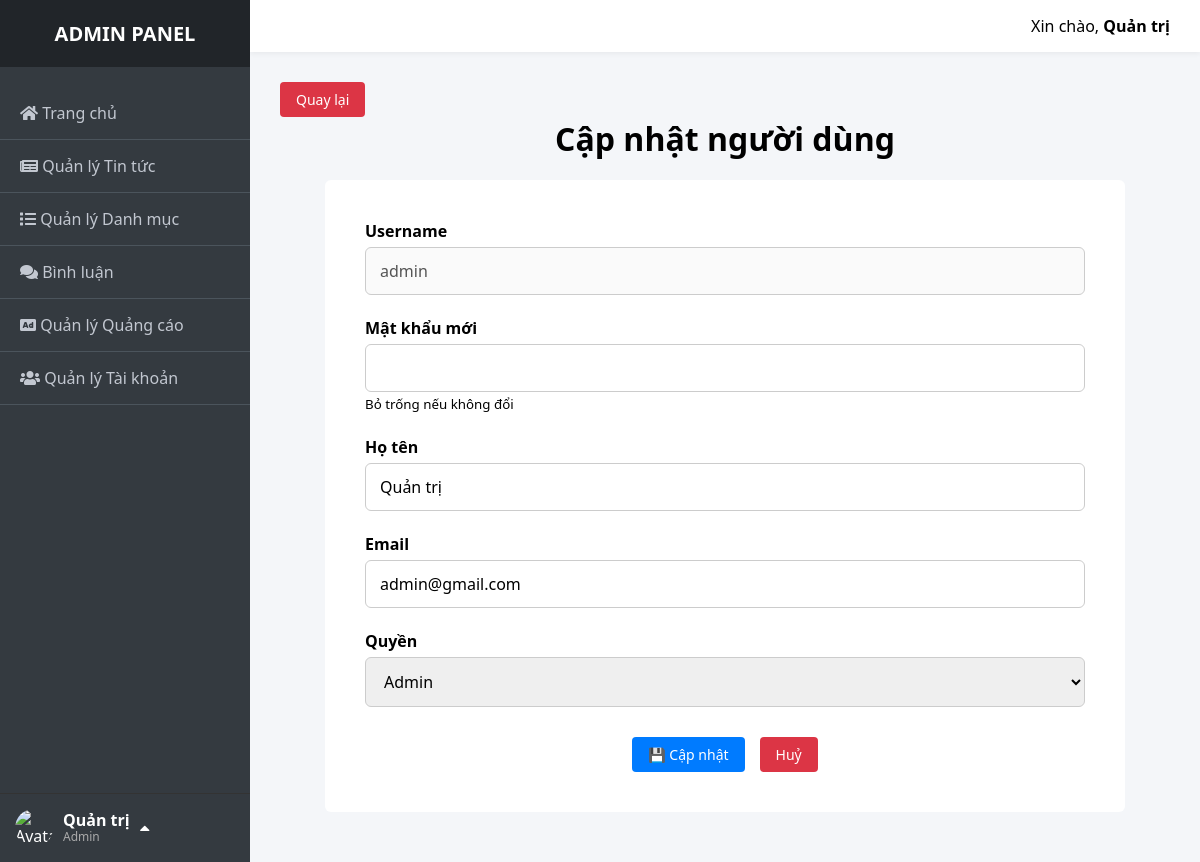
Screenshot of /admin/index.php?mod=user&act=edit&id=1 (signed in) with the database file from the repository.
### tables this page shows
CREATE TABLE `tbl_users` (
  `id` int(11) NOT NULL,
  `username` varchar(100) NOT NULL,
  `password` varchar(255) NOT NULL,
  `hoten` varchar(100) DEFAULT NULL,
  `email` varchar(100) DEFAULT NULL,
  `role` enum('user','admin') DEFAULT 'user'
);

### admin/modules/user/edit.php (the view, shortened to what this page needs)
<?php
include($_SERVER['DOCUMENT_ROOT'] . '/Web_tintuc/connect.php');
$id = (int)$_GET['id'];
$sql = "SELECT * FROM tbl_users WHERE id = $id";
$result = mysqli_query($conn, $sql);
$user = mysqli_fetch_assoc($result);
?>
<div class="admin-container">
    <a href="index.php?mod=user&act=list" class="btn btn-Cancel">
        Quay lại
    </a>
    <h2 class="admin-title">
        Cập nhật người dùng
    </h2>
    <form method="post" class="admin-form">
        <div class="form-group">
            <label>Username</label>
            <input type="text" value="<?= $user['username'] ?>" disabled>
        </div>
        <div class="form-group">
            <label>Mật khẩu mới</label>
            <input type="password" name="password">
            <small class="form-note">Bỏ trống nếu không đổi</small>
        </div>
        <div class="form-group">
            <label>Họ tên</label>
            <input type="text" name="hoten" value="<?= $user['hoten'] ?>" required>
        </div>
        <div class="form-group">
            <label>Email</label>
            <input type="email" name="email" value="<?= $user['email'] ?>" required>
        </div>
        <div class="form-group">
            <label>Quyền</label>
            <select name="role">
                <option value="admin" <?= $user['role'] == 'admin' ? 'selected' : '' ?>>Admin</option>
            </select>
        </div>
        <div class="btn-group-center">
            <button type="submit" name="btn_update" class="btn btn-OK">
                💾 Cập nhật
            </button>
            <a href="index.php?mod=user&act=list" class="btn btn-Cancel">
                Huỷ
            </a>
        </div>
    </form>
</div>

### admin/css/base.css (style rules this page uses)
* { margin: 0; padding: 0; box-sizing: border-box; font-family: "Segoe UI", sans-serif; }
body { background-color: #f4f6f9; }
html, body { height: 100%; margin: 0; overflow: hidden; }

### admin/css/button.css (style rules this page uses)
.btn { padding: 8px 16px; border-radius: 4px; text-decoration: none; border: none; cursor: pointer; font-size: 14px; display: inline-block; }
.btn-OK { background: #007bff; color: #fff; }
.btn-Cancel { background-color: #dc3545; color: white; }
.btn-group-center { display: flex; justify-content: center; gap: 15px; margin-top: 30px; }

### admin/css/form.css (style rules this page uses)
.admin-title { font-size: 32px; font-weight: bold; margin-bottom: 10px; text-align: center; }
.admin-form { max-width: 800px; margin: 20px auto; background: #fff; padding: 40px; border-radius: 6px; }
.form-group { margin-bottom: 22px; }
.form-group label { display: block; font-weight: bold; font-size: 16px; margin-bottom: 5px; }
.form-group input, .form-group select { width: 100%; padding: 12px 14px; font-size: 16px; border: 1px solid #ccc; border-radius: 6px; }

### rows the page displays
tbl_users: username "admin", hoten "Quản trị", email "admin@gmail.com", role "Admin"

### other values shown
$_SESSION['admin_name'] "Quản trị"
$roleText "Admin"
